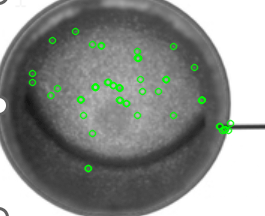
#> input picture Captured_Keys_TestImage.png, 265 x 216 px; its folder holds only this picture in this run
$ python -i ImageQuality.py   (imports and definitions only)
#> lines starting #> are read from the running program, lines starting #| are printed output that depends on the picture; after the words box and inside, x2 and y2 are one past the last pixel; in counts of white or black regions, pixels touching at a corner belong together
#> further down, picture is the input picture: shape (216, 265, 3); mean B, G, R 140.2, 144.3, 140.2
import cv2
import numpy as np
import os
import serial
import time

# Initialize the serial connection to the Arduino
# [32 lines left out: functions init_serial_connection, send_x_distance_to_arduino, not called in this run]

def detect_circle(image, min_radius=50, max_radius=200):
    """Detect the center of the circle in an image using Canny and HoughCircles."""
#> called with min_radius = 50, max_radius = 200
    gray = cv2.cvtColor(image, cv2.COLOR_BGR2GRAY)
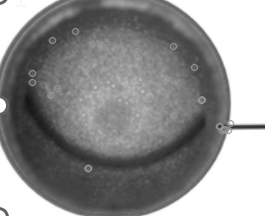
#> gray: shape (216, 265); min 21, max 255, mean 142.6

    # Step 1: Canny edge detection
    edges = cv2.Canny(gray, 50, 150)
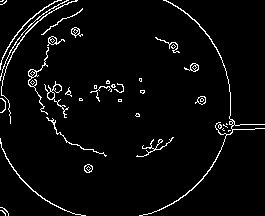
#> edges: shape (216, 265); 3.8% white in thin lines or dots
    edges_inv = cv2.bitwise_not(edges)  # Invert edges to detect white on black
#> edges_inv: shape (216, 265); 96.2% white; black in thin lines or dots
    cv2.waitKey(0)

    # Step 2: Use HoughCircles to detect circles
    circles = cv2.HoughCircles(edges_inv, cv2.HOUGH_GRADIENT, dp=1.2, minDist=50,
                               param1=50, param2=30, minRadius=min_radius, maxRadius=max_radius)
#> circles = [[111, 102.6, 117.8], [71.4, 71.4, 71.12], [161.4, 82.2, 64.76], [76.2, 144.6, 64.64]]

    if circles is not None:
        circles = np.uint16(np.around(circles))
#> circles = [[111, 103, 118], [71, 71, 71], [161, 82, 65], [76, 145, 65]]
        for i in circles[0, :]:
            # Draw the center of the circle (ignoring radius)
            cv2.circle(image, (i[0], i[1]), 2, (0, 0, 255), 3)  # Red center
            return (i[0], i[1])  # Return center
#> this loop made 1 pass
#> image: shape (216, 265, 3); 0.07% of pixels changed, all inside (x1, y1, x2, y2) = (107, 99, 116, 108)

    return None

# [49 lines left out: functions calculate_x_distance, process_latest_image_in_folder, not called in this run]


# [11 lines not run here, left out]

>>> import cv2
>>> picture = cv2.imread('Captured_Keys_TestImage.png')
>>> result = detect_circle(picture)
#> result = (111, 103)

$ run again, on Captured_Keys_Hole1.png
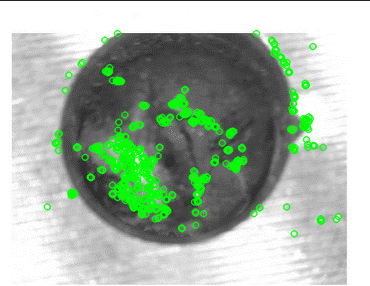
#> input picture Captured_Keys_Hole1.png, 370 x 286 px
#> picture is the input picture: shape (286, 370, 3); mean B, G, R 166, 182.7, 166
#> in detect_circle, `gray = cv2.cvtColor(image, cv2.COLOR_BGR2GRAY)`:
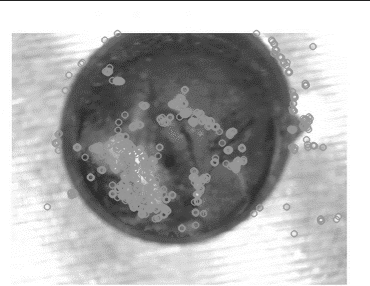
#> gray: shape (286, 370); min 34, max 255, mean 175.8
#> in detect_circle, `edges = cv2.Canny(gray, 50, 150)`:
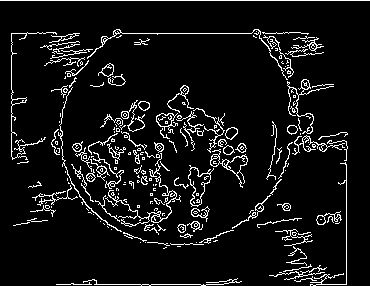
#> edges: shape (286, 370); 7.7% white in thin lines or dots
#> edges_inv: shape (286, 370); 92.3% white; black in thin lines or dots
#> in detect_circle, `circles = cv2.HoughCircles(edges_inv, cv2.HOUGH_GRADIENT, dp=1.2, minD..`: circles = 28 rows, first 8: [174.6, 126.6, 116.1], [225, 153, 121.2], [157.8, 77.4, 147.7], [102.6, 138.6, 92.24], [177, 180.6, 64.52], [162.6, 24.6, 153.1], [171, 257.4, 134.5], [222.6, 102.6, 102.9]
#> in detect_circle, `circles = np.uint16(np.around(circles))`: circles = 28 rows, first 8: [175, 127, 116], [225, 153, 121], [158, 77, 148], [103, 139, 92], [177, 181, 65], [163, 25, 153], [171, 257, 134], [223, 103, 103]
#> the loop in detect_circle, `for i in circles[0, :]:` made 1 pass
#> result = (175, 127)

$ run again, on Captured_Keys_Hole10.png
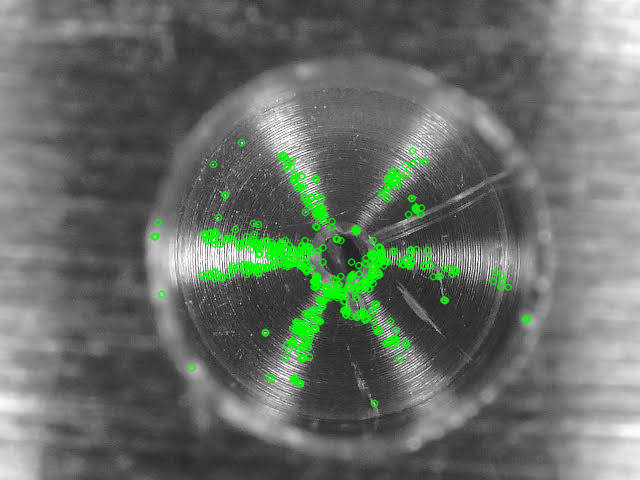
#> input picture Captured_Keys_Hole10.png, 640 x 480 px
#> picture is the input picture: shape (480, 640, 3); mean B, G, R 104.1, 111.3, 104.1
#> in detect_circle, `gray = cv2.cvtColor(image, cv2.COLOR_BGR2GRAY)`:
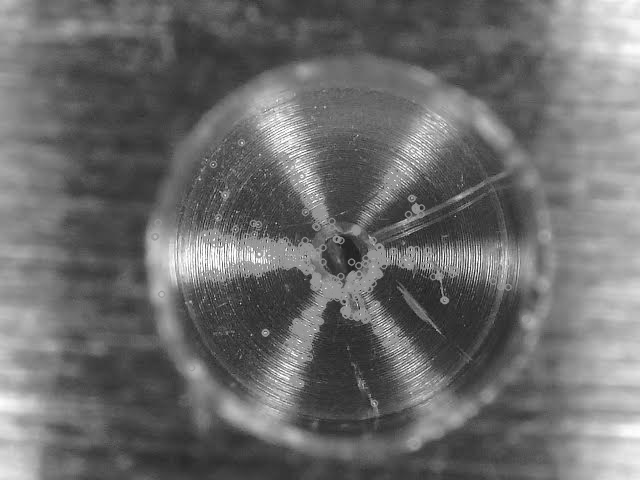
#> gray: shape (480, 640); min 2, max 255, mean 108.3
#> in detect_circle, `edges = cv2.Canny(gray, 50, 150)`:
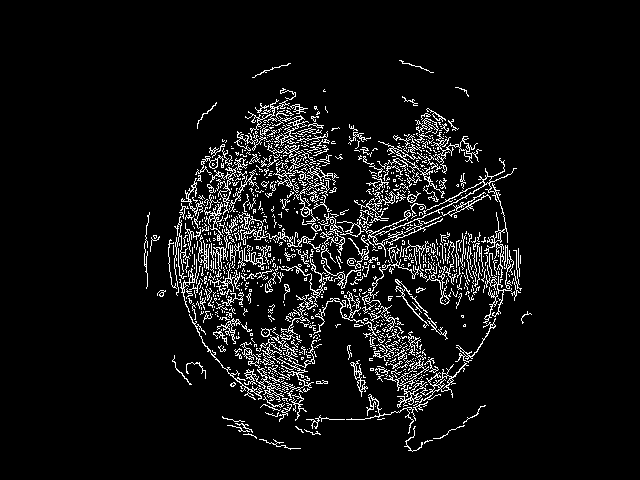
#> edges: shape (480, 640); 6.7% white in thin lines or dots, all inside (x1, y1, x2, y2) = (144, 60, 532, 452)
#> in detect_circle, `circles = cv2.HoughCircles(edges_inv, cv2.HOUGH_GRADIENT, dp=1.2, minD..`: circles = 62 rows, first 8: [342.6, 252.6, 166.3], [343.8, 303, 117.4], [289.8, 250.2, 117.4], [347.4, 191.4, 112.2], [307.8, 341.4, 106.9], [395.4, 220.2, 101.6], [289.8, 185.4, 80.48], [400.2, 292.2, 91.04]
#> in detect_circle, `circles = np.uint16(np.around(circles))`: circles = 62 rows, first 8: [343, 253, 166], [344, 303, 117], [290, 250, 117], [347, 191, 112], [308, 341, 107], [395, 220, 102], [290, 185, 80], [400, 292, 91]
#> the loop in detect_circle, `for i in circles[0, :]:` made 1 pass
#> result = (343, 253)

$ run again, on Captured_Keys_Hole11.png
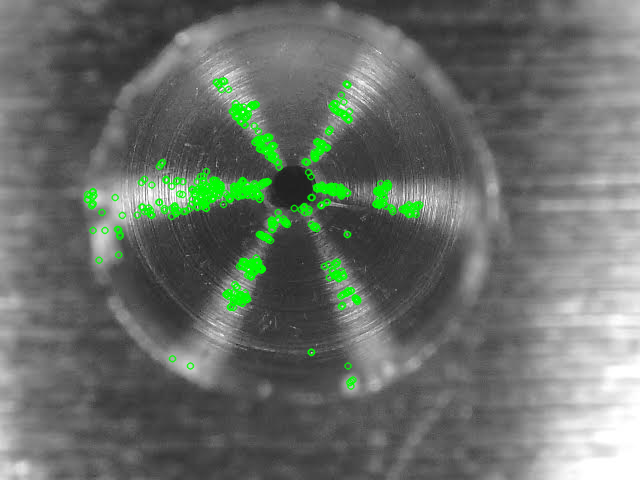
#> input picture Captured_Keys_Hole11.png, 640 x 480 px
#> picture is the input picture: shape (480, 640, 3); mean B, G, R 104.8, 111.2, 104.8
#> in detect_circle, `gray = cv2.cvtColor(image, cv2.COLOR_BGR2GRAY)`:
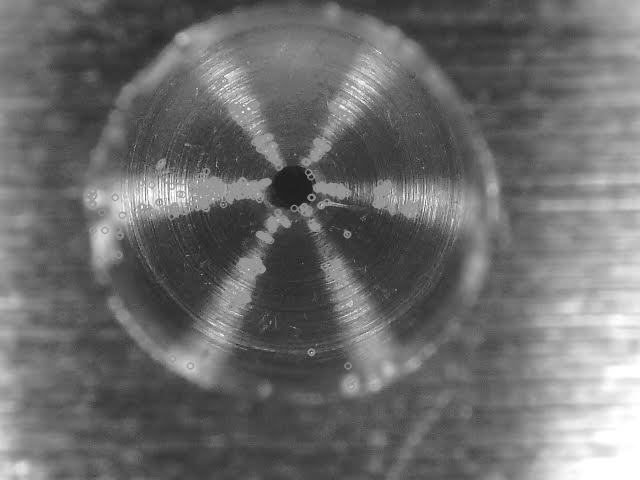
#> gray: shape (480, 640); min 25, max 255, mean 108.6
#> in detect_circle, `edges = cv2.Canny(gray, 50, 150)`:
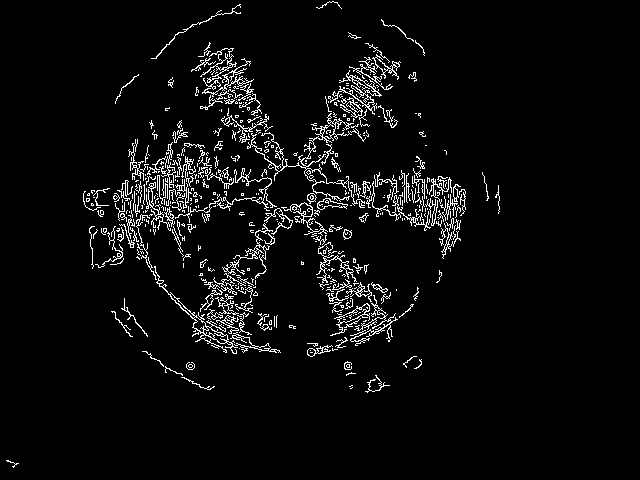
#> edges: shape (480, 640); 4.7% white in thin lines or dots, all inside (x1, y1, x2, y2) = (6, 1, 500, 468)
#> in detect_circle, `circles = cv2.HoughCircles(edges_inv, cv2.HOUGH_GRADIENT, dp=1.2, minD..`: circles = 53 rows, first 8: [276.6, 204.6, 141.2], [234.6, 263.4, 124], [322.2, 240.6, 108.2], [241.8, 124.2, 110.8], [214.2, 335.4, 139.9], [189, 189, 97.64], [178.2, 251.4, 87.08], [378.6, 250.2, 67.28]
#> in detect_circle, `circles = np.uint16(np.around(circles))`: circles = 53 rows, first 8: [277, 205, 141], [235, 263, 124], [322, 241, 108], [242, 124, 111], [214, 335, 140], [189, 189, 98], [178, 251, 87], [379, 250, 67]
#> the loop in detect_circle, `for i in circles[0, :]:` made 1 pass
#> result = (277, 205)
